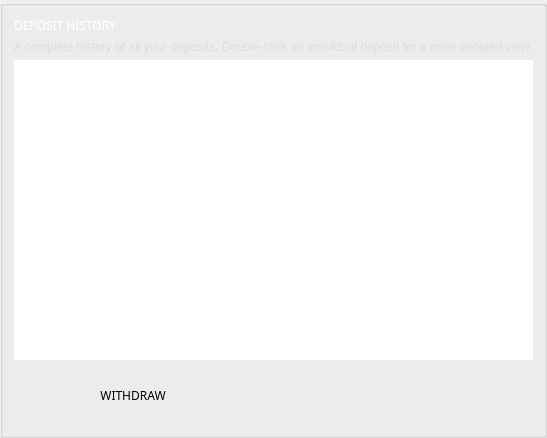
          <widget class="QGroupBox" name="groupBox_5">
           <property name="sizePolicy">
            <sizepolicy hsizetype="Expanding" vsizetype="Preferred">
             <horstretch>0</horstretch>
             <verstretch>0</verstretch>
            </sizepolicy>
           </property>
           <property name="styleSheet">
            <string notr="true"/>
           </property>
           <property name="title">
            <string/>
           </property>
           <layout class="QVBoxLayout" name="verticalLayout_2">
            <item>
             <widget class="QLabel" name="title_depositHistory">
              <property name="sizePolicy">
               <sizepolicy hsizetype="Expanding" vsizetype="Preferred">
                <horstretch>0</horstretch>
                <verstretch>0</verstretch>
               </sizepolicy>
              </property>
              <property name="font">
               <font>
                <family>Poppins</family>
               </font>
              </property>
              <property name="styleSheet">
               <string notr="true">color: #fff;
background: transparent;


border: none;
text-align: left;
</string>
              </property>
              <property name="text">
               <string>DEPOSIT HISTORY</string>
              </property>
             </widget>
            </item>
            <item>
             <widget class="QLabel" name="label_2">
              <property name="styleSheet">
               <string notr="true">color: #ddd;  
border: none;</string>
              </property>
              <property name="text">
               <string>A complete history of all your deposits. Double-click an individual deposit for a more detailed view.</string>
              </property>
             </widget>
            </item>
            <item>
             <widget class="QTreeView" name="m_depositView">
              <property name="minimumSize">
               <size>
                <width>300</width>
                <height>300</height>
               </size>
              </property>
              <property name="maximumSize">
               <size>
                <width>16777215</width>
                <height>16777215</height>
               </size>
              </property>
              <property name="font">
               <font>
                <family>Poppins</family>
               </font>
              </property>
              <property name="styleSheet">
               <string notr="true"/>
              </property>
              <property name="frameShape">
               <enum>QFrame::NoFrame</enum>
              </property>
              <property name="frameShadow">
               <enum>QFrame::Plain</enum>
              </property>
              <property name="midLineWidth">
               <number>0</number>
              </property>
              <property name="verticalScrollBarPolicy">
               <enum>Qt::ScrollBarAsNeeded</enum>
              </property>
              <property name="horizontalScrollBarPolicy">
               <enum>Qt::ScrollBarAsNeeded</enum>
              </property>
              <property name="sizeAdjustPolicy">
               <enum>QAbstractScrollArea::AdjustToContentsOnFirstShow</enum>
              </property>
              <property name="indentation">
               <number>0</number>
              </property>
              <property name="rootIsDecorated">
               <bool>false</bool>
              </property>
              <property name="sortingEnabled">
               <bool>true</bool>
              </property>
              <attribute name="headerShowSortIndicator" stdset="0">
               <bool>false</bool>
              </attribute>
             </widget>
            </item>
            <item>
             <widget class="QGroupBox" name="groupBox_10">
              <property name="sizePolicy">
               <sizepolicy hsizetype="Expanding" vsizetype="Minimum">
                <horstretch>0</horstretch>
                <verstretch>0</verstretch>
               </sizepolicy>
              </property>
              <property name="styleSheet">
               <string notr="true">border: none;</string>
              </property>
              <layout class="QHBoxLayout" name="horizontalLayout_1">
               <item>
                <widget class="QPushButton" name="b1_withdrawButton">
                 <property name="sizePolicy">
                  <sizepolicy hsizetype="Expanding" vsizetype="Fixed">
                   <horstretch>0</horstretch>
                   <verstretch>0</verstretch>
                  </sizepolicy>
                 </property>
                 <property name="minimumSize">
                  <size>
                   <width>220</width>
                   <height>40</height>
                  </size>
                 </property>
                 <property name="maximumSize">
                  <size>
                   <width>220</width>
                   <height>16777215</height>
                  </size>
                 </property>
                 <property name="font">
                  <font>
                   <family>Poppins</family>
                  </font>
                 </property>
                 <property name="styleSheet">
                  <string notr="true">/* This button style is handled automatically by OverviewFrame:setStyles() (in OverviewFrame.cpp) */</string>
                 </property>
                 <property name="text">
                  <string>WITHDRAW</string>
                 </property>
                </widget>
               </item>
               <item>
                <widget class="QLabel" name="empty_align_2">
                 <property name="sizePolicy">
                  <sizepolicy hsizetype="Expanding" vsizetype="Minimum">
                   <horstretch>0</horstretch>
                   <verstretch>0</verstretch>
                  </sizepolicy>
                 </property>
                 <property name="styleSheet">
                  <string notr="true">border: none;</string>
                 </property>
                 <property name="text">
                  <string/>
                 </property>
                 <property name="alignment">
                  <set>Qt::AlignCenter</set>
                 </property>
                </widget>
               </item>
               <item>
                <widget class="QLabel" name="empty_align_3">
                 <property name="sizePolicy">
                  <sizepolicy hsizetype="Expanding" vsizetype="Minimum">
                   <horstretch>0</horstretch>
                   <verstretch>0</verstretch>
                  </sizepolicy>
                 </property>
                 <property name="styleSheet">
                  <string notr="true">border: none;</string>
                 </property>
                 <property name="text">
                  <string/>
                 </property>
                 <property name="alignment">
                  <set>Qt::AlignCenter</set>
                 </property>
                </widget>
               </item>
              </layout>
             </widget>
            </item>
           </layout>
          </widget>
